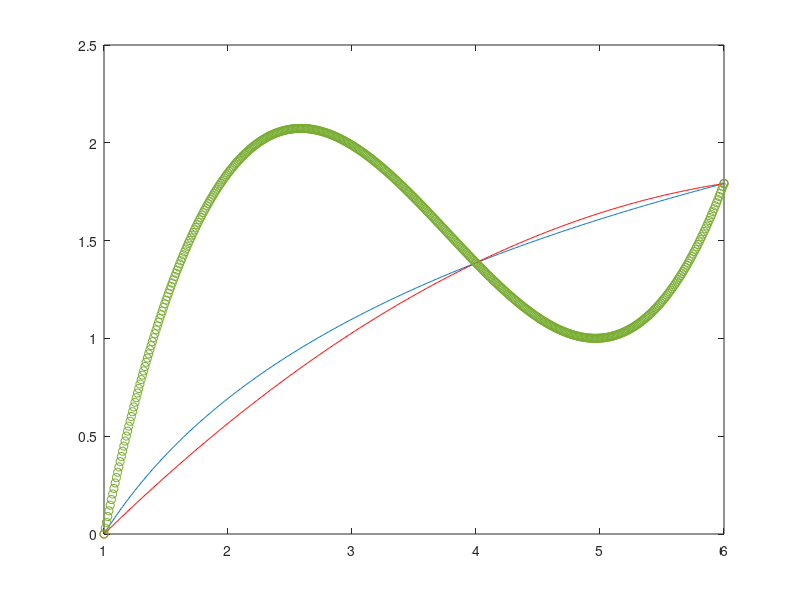

Source code (MATLAB):


clear all;
clc;
close all;
x = [1:0.01:6];

x0 = 1;
x1 = 4;
x2 = 6;
x3 = 5;

fx0 = log(x0);
fx1 = log(x1);
fx2 = log(x2);
fx3 = log(x3);

fx = log(x);


plot(x,fx)
hold on;
plot(x0,fx0,'o')
hold on;
plot(x1,fx1,'o')
hold on;
plot(x2,fx2,'o')


b0 = fx0;
b1 = (fx1 - fx0)/(x1-x0);
b2 = (((fx2-fx1)/(x2-x1))-((fx1-fx0)/(x1-x0)))/(x2-x0)
b2int = (((fx3-fx2)/(x3-x2))-((fx2-fx1)/(x3-x2)))/(x3-x1)
b3 = (b2int-b2)/(x3-x0);


f2x = b0 + b1*(x-x0)+b2*(x-x0).*(x-x1);

hold on

plot(x, f2x,'r')

f3x = b0 + b1*(x-x0)+b2*(x-x0).*(x-x1)+ b3*(x-x0).*(x-x1).*(x-x2)
hold on
plot(x, f3x,'o')
